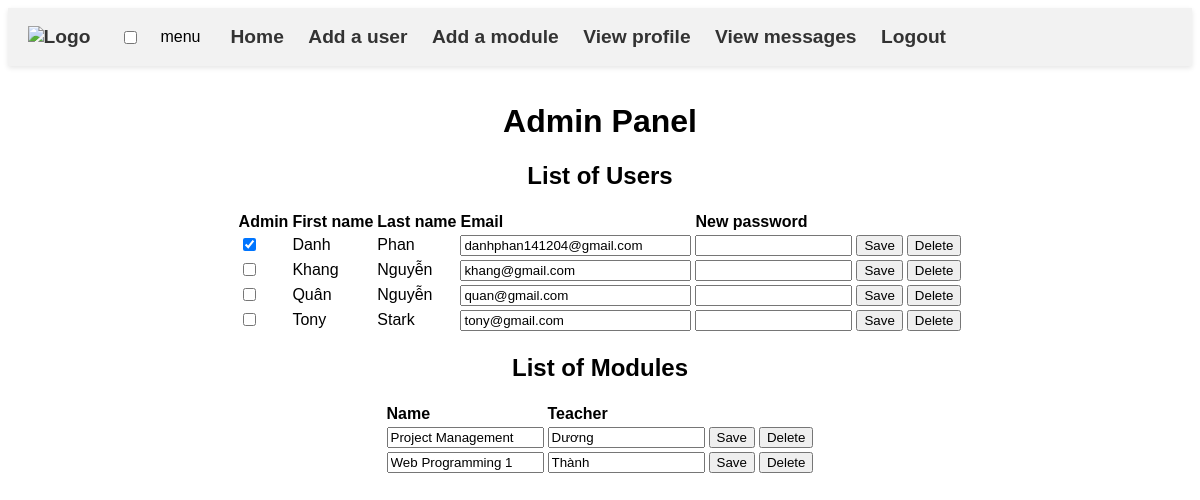
Screenshot of /moodle_overflow/controllers/admin/home.php (signed in) with the database file from the repository.
### tables this page shows
CREATE TABLE `user` (
  `id` int(11) NOT NULL,
  `is_deleted` tinyint(1) NOT NULL DEFAULT 0,
  `is_admin` tinyint(1) NOT NULL DEFAULT 0,
  `firstname` varchar(100) NOT NULL,
  `lastname` varchar(100) NOT NULL,
  `email` varchar(250) NOT NULL,
  `password` text NOT NULL,
  `avatar` text NOT NULL DEFAULT 'https://img.freepik.com/premium-vector/man-character_665280-46970.jpg'
);

CREATE TABLE `module` (
  `id` int(11) NOT NULL,
  `is_deleted` tinyint(1) NOT NULL DEFAULT 0,
  `name` varchar(100) NOT NULL,
  `teacher` varchar(100) NOT NULL
);

### moodle_overflow/controllers/admin/home.php (called while the page is built, shortened)
<?php
    try {
        require '../models/user.php';
        $users = getAllUsers();
        require '../models/module.php';
        $modules = getAllModules();
        include '../views/admin/home.html.php';
        $output = ob_get_clean();
    } catch (Exception $e) {
        $error = 'Error: ' . $e->getMessage();
    }
    $title = 'Moodle Overflow';
    include '../views/admin/layout.html.php';
?>

### moodle_overflow/models/user.php (called while the page is built, shortened)
<?php
    function getAllUsers() {
        $sql = 'SELECT * FROM user
                WHERE is_deleted = False';
        return $GLOBALS['pdo']->query($sql);
    }
?>

### moodle_overflow/models/module.php (called while the page is built, shortened)
<?php
    function getAllModules() {
        $sql = 'SELECT module.*, COUNT(post.id) as no_posts
                FROM module
                LEFT JOIN post ON module.id = post.module_id AND post.is_deleted = False
                WHERE module.is_deleted = False
                GROUP BY module.id';
        return $GLOBALS['pdo']->query($sql);
    }
?>

### moodle_overflow/views/admin/home.html.php (the view, shortened to what this page needs)
<h1>Admin Panel</h1>
<div>
    <h2>List of Users</h2>
    <table id="users-list">
        <tr>
            <td ><b>Admin</b></td>
            <td ><b>First name</b></td>
            <td ><b>Last name</b></td>
            <td ><b>Email</b></td>
            <td ><b>New password</b></td>
        </tr>
        <?php foreach ($users as $user): ?>
            <tr>
                <form id="user-<?=$user['id']?>" action="" method="POST" onsubmit="sendUserForm(event, 'user-<?=$user['id']?>')">
                    <td>
                        <label>
                            <input type="checkbox" name="is_admin" id="checkbox-<?=$user['id']?>" checked>
                        </label>
                    </td>
                    <td ><?=htmlspecialchars($user['firstname'], ENT_QUOTES, 'UTF-8')?></td>
                    <td ><?=htmlspecialchars($user['lastname'], ENT_QUOTES, 'UTF-8')?></td>
                    <td ><input type="email" name="email" id="" value="<?=htmlspecialchars($user['email'], ENT_QUOTES, 'UTF-8')?>" size="30" required></td>
                    <td ><input type="password" name="new-password" minlength="8"></td>
                    <td ><input type="submit" value="Save" name="submit"></td>
                    <td >
                        <input type="submit" value="Delete" name="submit">
                    </td>
                </form>
            </tr>
        <?php endforeach; ?>
    </table>
</div>
<div>
    <h2>List of Modules</h2>
    <table id="modules-list">
        <tr>
            <td ><b>Name</b></td>
            <td ><b>Teacher</b></td>
        </tr>
        <?php foreach ($modules as $module): ?>
            <tr>
                <form id="module-<?=$module['id']?>" action="" method="POST" onsubmit="sendModuleForm(event, 'module-<?=$module['id']?>')">
                    <td ><input type="text" name="name" id="" value="<?=htmlspecialchars($module['name'], ENT_QUOTES, 'UTF-8')?>" required></td>
                    <td ><input type="text" name="teacher" id="" value="<?=htmlspecialchars($module['teacher'], ENT_QUOTES, 'UTF-8')?>" required></td>
                    <td ><input type="submit" value="Save" name="submit"></td>
                    <td ><input type="submit" value="Delete" name="submit"></td>
                </form>
            </tr>
        <?php endforeach; ?>
    </table>
</div>

### moodle_overflow/views/admin/layout.html.php (shortened to what this page needs)
<!DOCTYPE html>
<html lang="en">
<head>
    <link rel="stylesheet" href="https://cdn.jsdelivr.net/npm/picnic">
    <?php if ($title == 'Profile'): ?>
        <link rel="stylesheet" href="../css/style.css">
    <?php else: ?>
        <link rel="stylesheet" href="../../css/style.css">
    <?php endif; ?>
</head>
<body>
    <nav class="header">
        <?php if ($title == 'Profile'): ?>
            <a class="brand" href="../">
                <img class="logo" src="https://moodlecurrent.gre.ac.uk/pluginfile.php/1/core_admin/logocompact/300x300/1698130741/LOGO_REVISION_MASTER%20N%202022%20150.png"
                alt="Logo">
            </a>
        <?php else: ?>
            <a class="brand" href="../../">
                <img class="logo" src="https://moodlecurrent.gre.ac.uk/pluginfile.php/1/core_admin/logocompact/300x300/1698130741/LOGO_REVISION_MASTER%20N%202022%20150.png"
                alt="Logo">
            </a>
        <?php endif; ?>
        <input id="bmenub" type="checkbox" class="show">
        <label for="bmenub" class="burger pseudo button">menu</label>
        <div class="menu">
            <?php if ($title == 'Profile'): ?>
                <a href="../controllers/admin/home.php">Home</a>
                <a href="../controllers/admin/adduser.php">Add a user</a>
                <a href="../controllers/admin/addmodule.php">Add a module</a>
                <a href="../controllers/profile.php">View profile</a>
                <a href="../controllers/admin/messages.php">View messages</a>
                <a href="../controllers/logout.php">Logout</a>
            <?php else: ?>
                <a href="../../controllers/admin/home.php">Home</a>
                <a href="../../controllers/admin/adduser.php">Add a user</a>
                <a href="../../controllers/admin/addmodule.php">Add a module</a>
                <a href="../../controllers/profile.php">View profile</a>
                <a href="../../controllers/admin/messages.php">View messages</a>
                <a href="../../controllers/logout.php">Logout</a>
            <?php endif; ?>
        </div>
    </nav>
    <?php if (isset($error)): ?>
        <?php
            ob_start();
            include '../views/error.html.php';
            $errorContainer = ob_get_clean();
            echo $errorContainer;
        ?>
    <?php else: ?>
        <main class="dynamic-content">
            <?=$output?>
        </main>
    <?php endif; ?>
</body>
</html>

### moodle_overflow/css/style.css (style rules this page uses)
* { font-family: 'Gill Sans', 'Gill Sans MT', Calibri, 'Trebuchet MS', sans-serif; }
.dynamic-content { width: 80vw; margin: auto; padding: 1em 0; }
form { width: 90%; }
.header { position: relative; z-index: 9; padding: 0.5em 0.6em; background-color: #f2f2f2; box-shadow: 0 2px 5px rgba(0, 0, 0, 0.1); }
.header { display: flex; gap: 20px; align-items: center; }
nav a { color: #333; text-decoration: none; font-size: 1.2rem; font-weight: bold; padding: 10px; border-radius: 5px; transition: background-color 0.2s ease-in-out; }
table { margin: 20px auto; }
h2, h1 { text-align: center; }

### rows the page displays
user: firstname "Danh", lastname "Phan", email "danhphan141204@gmail.com"
user: firstname "Khang", lastname "Nguyễn", email "khang@gmail.com"
user: firstname "Quân", lastname "Nguyễn", email "quan@gmail.com"
user: firstname "Tony", lastname "Stark", email "tony@gmail.com"
module: name "Project Management", teacher "Dương"
module: name "Web Programming 1", teacher "Thành"
